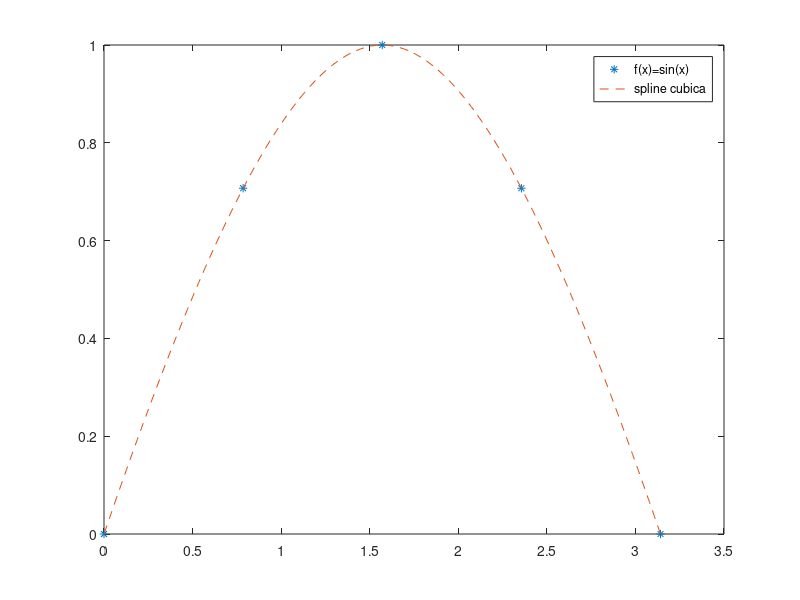

Source code (MATLAB):
clear all

n=input('numero di punti=');
a=0; b=pi;
f =@(x) sin(x); 
zval=linspace(a,b,101);
yzval=f(zval);

%splines

x=linspace(a,b,n); 
y=f(x);

s3_funz=spline(x,y); %funzione piecewise polynomial
z3=ppval(s3_funz,zval);
err=max(abs((yzval-z3)));
fprintf('num. interv.=%3d \t err=%12.6e\n',n-1,err);
plot(x,y,'*',zval,z3,'--');
legend('f(x)=sin(x)','spline cubica');